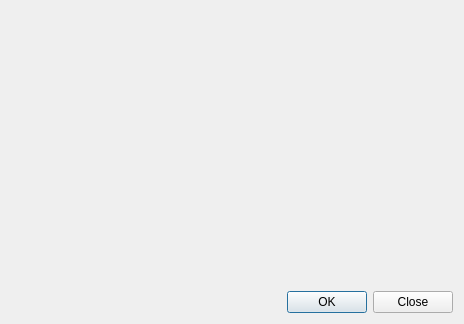
<?xml version="1.0" encoding="UTF-8"?>
<ui version="4.0">
 <class>tlinsDateTimeWindow</class>
 <widget class="QDialog" name="tlinsDateTimeWindow">
  <property name="geometry">
   <rect>
    <x>0</x>
    <y>0</y>
    <width>464</width>
    <height>324</height>
   </rect>
  </property>
  <property name="windowTitle">
   <string>Dialog</string>
  </property>
  <layout class="QVBoxLayout" name="verticalLayout">
   <item>
    <widget class="tlinsWDateTime" name="dateTime" native="true"/>
   </item>
   <item>
    <widget class="QDialogButtonBox" name="buttonBox">
     <property name="orientation">
      <enum>Qt::Horizontal</enum>
     </property>
     <property name="standardButtons">
      <set>QDialogButtonBox::Close|QDialogButtonBox::Ok</set>
     </property>
    </widget>
   </item>
  </layout>
 </widget>
 <customwidgets>
  <customwidget>
   <class>tlinsWDateTime</class>
   <extends>QWidget</extends>
   <header>tlinswdatetime.h</header>
   <container>1</container>
  </customwidget>
 </customwidgets>
 <resources/>
 <connections>
  <connection>
   <sender>buttonBox</sender>
   <signal>accepted()</signal>
   <receiver>tlinsDateTimeWindow</receiver>
   <slot>accept()</slot>
   <hints>
    <hint type="sourcelabel">
     <x>248</x>
     <y>254</y>
    </hint>
    <hint type="destinationlabel">
     <x>157</x>
     <y>274</y>
    </hint>
   </hints>
  </connection>
  <connection>
   <sender>buttonBox</sender>
   <signal>rejected()</signal>
   <receiver>tlinsDateTimeWindow</receiver>
   <slot>reject()</slot>
   <hints>
    <hint type="sourcelabel">
     <x>316</x>
     <y>260</y>
    </hint>
    <hint type="destinationlabel">
     <x>286</x>
     <y>274</y>
    </hint>
   </hints>
  </connection>
 </connections>
</ui>
